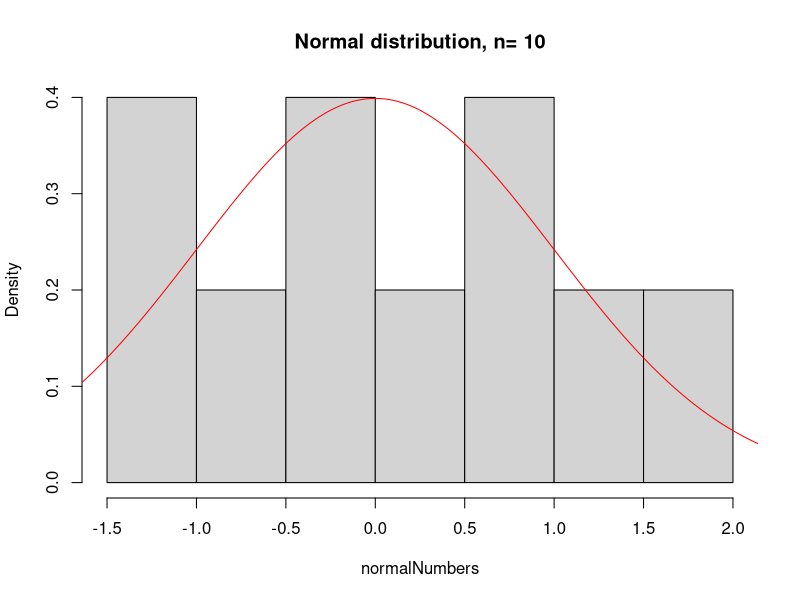
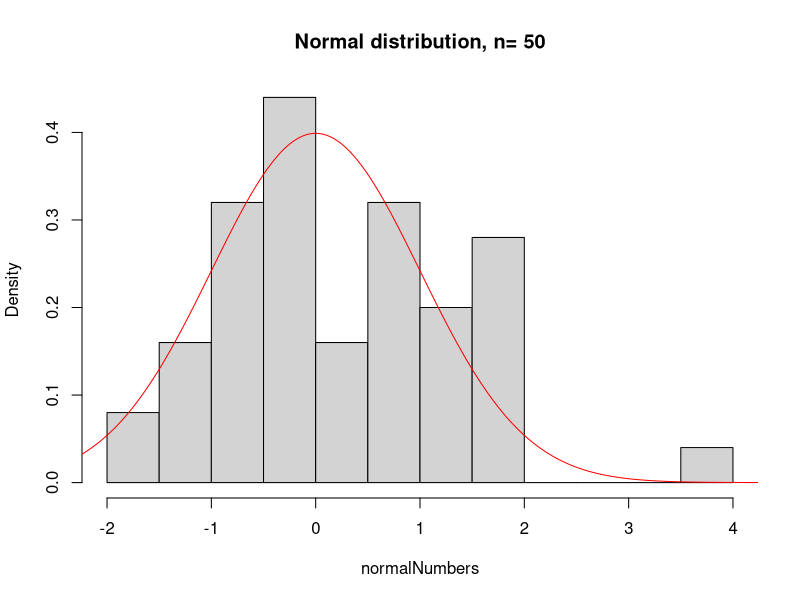
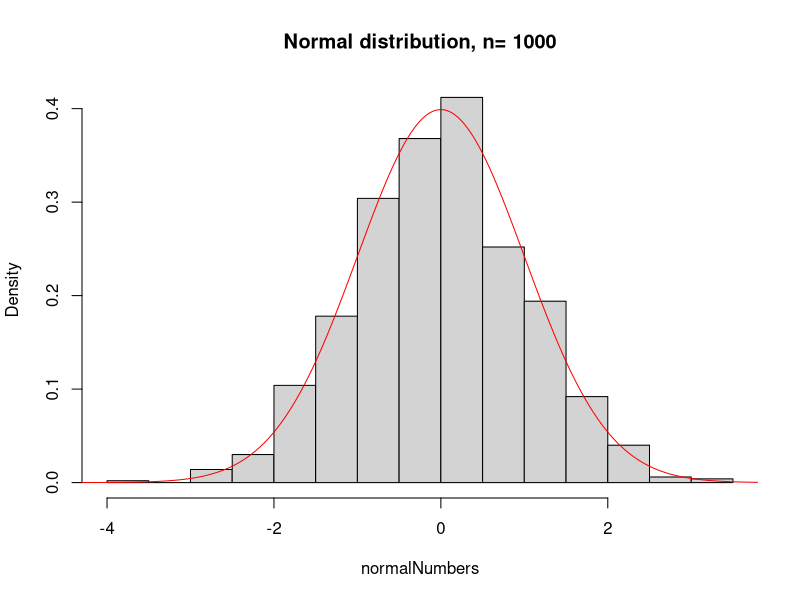
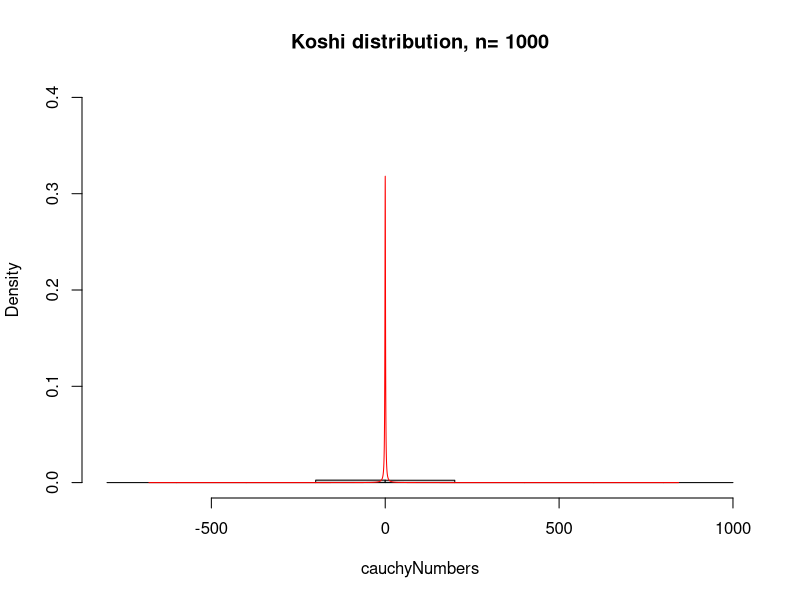

Source code (R) for these figures, in order: (Note: this script raises an error after producing the figures.)
#нормальное распределение

normal <- function(number){
  x<-rnorm(number, mean = 0, sd = 1)
  b <- 1 + 3.322*log(number)
  png(width =784, height = 456, filename = paste("Normal distribution, n =", number,".png"))
  hist(x, probability = TRUE, main = paste("Normal distribution, n=", number), breaks = b, xlab = "normalNumbers")
  xx<-seq(min(x)-1, max(x)+1, 0.0001)
  lines(xx, dnorm(xx), col = "red")
  dev.off()
}

# распределение Коши

koshi <- function(number){
  x<-rcauchy(number, location = 0, scale = 1)
  b <- 1 + 3.322*log10(number)
  png(width =784, height = 456, filename = paste("Koshi distribution, n =", number,".png"))
  hist(x, probability = TRUE, main = paste("Koshi distribution, n=", number), breaks = b, xlab = "cauchyNumbers", ylim=c(0,0.4))
  xx<-seq(min(x)-1, max(x)+1, 0.1)
  lines(xx, dcauchy(xx), col = "red")
  dev.off()
}

# распределение Лапласа

laplace <- function(number){
  x<-rlaplace(number, location = 0, scale = 1/sqrt(2))
  b <- 1 + 3.322*log10(number)
  png(width = 784, height = 456, filename = paste("Laplace distribution, n =", number,".png"))
  hist(x, probability = TRUE, main = paste("Laplace distribution, n=", number), breaks = b, xlab = "laplaceNumbers", ylim=c(0,1))
  xx<-seq(min(x)-1, max(x)+1, 0.001)
  lines(xx, dlaplace(xx, 0, 1/sqrt(2)), col = "red")
  dev.off()
}

# распределение Пуассона

poissons <- function(number){
  x<-rpois(n = number, lambda = 10)
  b <- 1 + 3.322*log10(number)
  png(width = 784, height = 456, filename = paste("Poisson distribution, n =", number,".png"))
  hist(x, probability = TRUE, main = paste("Poisson distribution, n=", number), breaks = b, xlab = "poisNumbers")
  xx<-seq(min(x)-1, max(x)+1, 1)
  lines(xx, dpois(xx, lambda = 10), col = "red")
  dev.off()
}

#равномерное распределение

uniform <- function(number){
  x<-runif(number, -sqrt(3), sqrt(3))
  b <- 1 + 3.322*log10(number)
  png(width = 784, height = 456, filename = paste("Uniform distribution, n =", number,".png"))
  hist(x, probability = TRUE, main = paste("Uniform distribution, n=", number), breaks = b, xlab = "unifNumbers")
  xx<-seq(min(x)-1, max(x)+1, 0.1)
  lines(xx, dunif(xx, -sqrt(3), sqrt(3)), col = "red")
  dev.off()
}

#задание размера выборки

n<-c(10, 50, 1000)

for(number in n)
  normal(number)
  koshi(number)
  laplace(number)
  poissons(number)
  uniform(number)
  
  